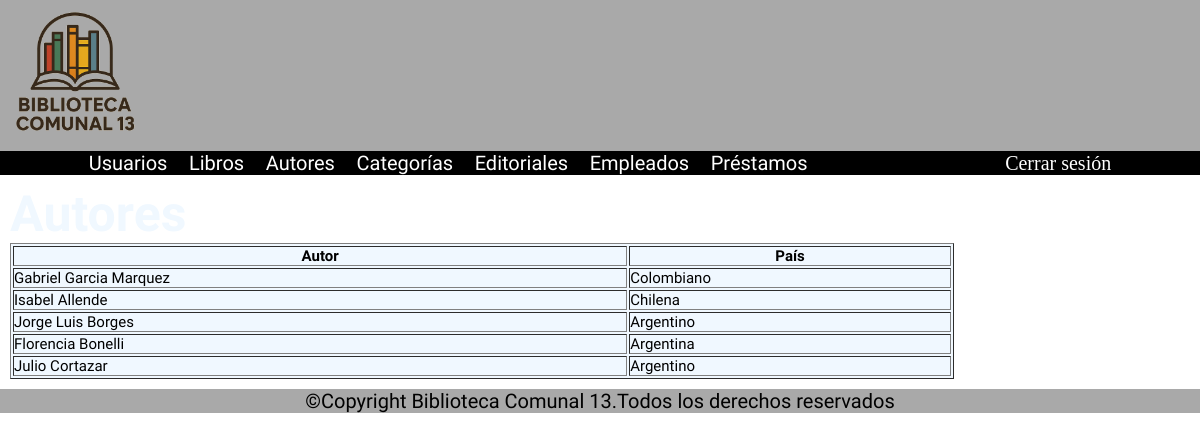
/autores/lista/, run on the app's committed database.
### apps/autores/models.py (models this page shows, shortened)
class Autor(models.Model):
    nombre_autor = models.CharField(max_length=100, null=False, blank=False)
    nacionalidad = models.CharField(max_length=50)

### apps/autores/views.py (the view)
# urls.py: path('lista/', lista_autores, name='lista_autores')
def lista_autores(request):
    return render(request=request,
                  template_name='autores.html',
                  context={"autores":Autor.objects.all()})

### templates/autores.html (shortened to what this page needs)
{% load static %}
<!DOCTYPE html>
<html lang="en">
<head>
    <link rel="stylesheet" href="{% static 'css/styles.css' %}">
</head>
<body>
  <header>
    <img src="{% static './multimedia/logo_BC13.png' %}" width="150">
  </header>
  <nav class="nav__flex font__white">
    <ul class="bona-nova-sc-regular">
      <li><a href="{% url 'lista_usuarios' %}">Usuarios</a></li>
      <li><a href="{% url 'lista_libros' %}">Libros</a></li>
      <li><a href="{% url 'lista_autores' %}">Autores</a></li>
      <li><a href="{% url 'lista_categorias' %}">Categorías</a></li>
      <li><a href="{% url 'lista_editoriales' %}">Editoriales</a></li>
      <li><a href="{% url 'lista_empleados' %}">Empleados</a></li>
      <li><a href="{% url 'lista_prestamos' %}">Préstamos</a></li>
    </ul>
    <a href="{% url 'logout' %}">Cerrar sesión</a>
  </nav>
  <main>
    <h1 class="bona-nova-sc-bold font__white">Autores</h1>
    <table border="1" class="bona-nova-sc-regular">
  <thead>
    <tr>
      <th><strong>Autor</strong></th>
      <th><strong>País</strong></th>
    </tr>
  </thead>
  <tbody>
    {%for autor in autores%}
    <tr>
      <td>{{autor.nombre_autor}}</td>
      <td>{{autor.nacionalidad}}</td>
    </tr>
    {% endfor %}
  </tbody>
</table>
  </main>
  <footer>
    <p class="bona-nova-sc-regular align__center">©Copyright Biblioteca Comunal 13.Todos los derechos reservados</p>
  </footer>
</body>
</html>

### static/css/styles.css (style rules this page uses)
* { margin: 0px; padding: 0px; }
html, body { width: 100%; height: 100%; margin: 0; font-size: 62.5%; background-image: url("../multimedia/background.jpg"); background-size: cover; }
main { flex: 1; padding: 1rem; }
header,footer { background-color: darkgrey; }
nav { background-color: black; height: auto; }
.align__center { text-align: center; }
p { font-size: 2rem; }
h1 { font-size: 5rem; }
table { background-color: aliceblue; width: 80%; }
td, th { font-size: 1.5rem; }
.font__white { color: aliceblue; }
.nav__flex { display: flex; justify-content: space-around; align-items: center; }
a { text-decoration: none; color: white; font-size: 2rem; }
ul > li { list-style: none; display: inline; margin-right: 20px; }
.bona-nova-sc-regular { font-family: "Bona Nova SC", serif; font-weight: 400; font-style: normal; }
.bona-nova-sc-bold { font-family: "Bona Nova SC", serif; font-weight: 700; font-style: normal; }
@media (min-width: 1024px) and (max-width: 1279px) { .nav__flex { flex-direction: row; justify-content: space-around; } }
@media (min-width: 1024px) and (max-width: 1279px) { a { font-size: 2rem; } }
@media (min-width: 1024px) and (max-width: 1279px) { table { width: 80%; } }
@media (min-width: 1024px) and (max-width: 1279px) { header img { width: 150px; } }

### data on the page
Autor: nombre_autor "Gabriel Garcia Marquez", nacionalidad "Colombiano"
Autor: nombre_autor "Isabel Allende", nacionalidad "Chilena"
Autor: nombre_autor "Jorge Luis Borges", nacionalidad "Argentino"
Autor: nombre_autor "Florencia Bonelli", nacionalidad "Argentina"
Autor: nombre_autor "Julio Cortazar", nacionalidad "Argentino"
